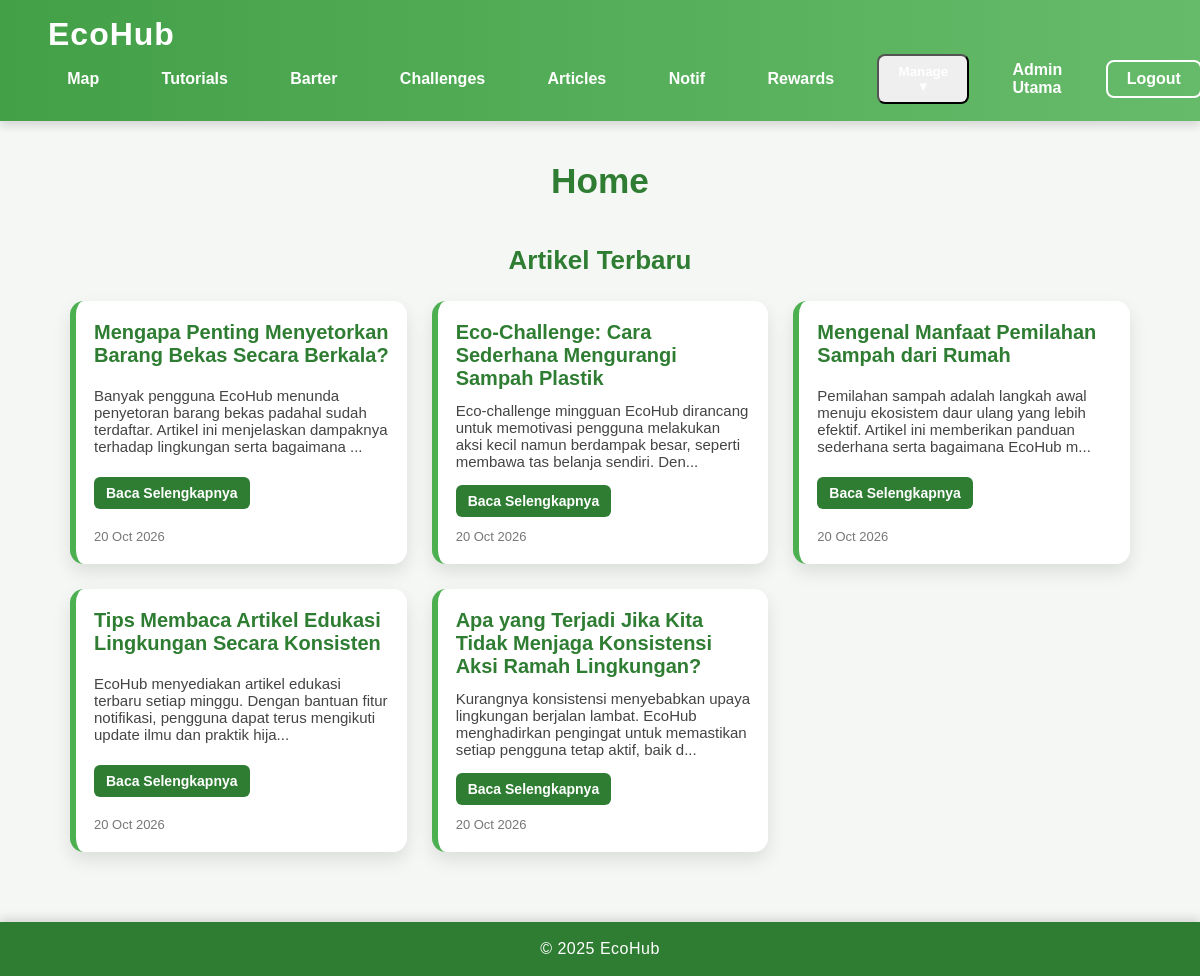
/index.php (signed in), run on the app's committed database.
### tables this page shows
CREATE TABLE articles (
    id INT AUTO_INCREMENT PRIMARY KEY,
    title VARCHAR(255),
    content TEXT,
    author VARCHAR(120),
    created_at TIMESTAMP DEFAULT CURRENT_TIMESTAMP
);

### index.php (the view, shortened to what this page needs)
<?php
require_once 'config.php';
$latest_articles = $pdo->query(
    "SELECT id, title, content, created_at
     FROM articles
     ORDER BY created_at DESC
     LIMIT 5"
)->fetchAll();
?>
<!doctype html>
<html lang="id">
<head>
<link rel="stylesheet" href="assets/css/styling.css">
</head>
<body>
<?php include 'navbar.php'; ?>
<h2 class="page-title">Home</h2>
<main class="articles-container">
    <h2 class="section-title">Artikel Terbaru</h2>
    <div class="articles-grid">
        <?php foreach($latest_articles as $a): ?>
            <article class="article-card">
                <h3><?= htmlspecialchars($a['title']) ?></h3>
                <p><?= nl2br(htmlspecialchars(substr($a['content'], 0, 150))) ?>...</p>
                <a class="btn-read" href="articles.php?id=<?= $a['id'] ?>">
                    Baca Selengkapnya
                </a>
                <span class="article-date">
                    <?= date("d M Y", strtotime($a['created_at'])) ?>
                </span>
            </article>
        <?php endforeach; ?>
    </div>
</main>
<footer class="footer">
    <p>© 2025 EcoHub</p>
</footer>
</body>
</html>

### assets/css/styling.css (style rules this page uses)
* { margin: 0; padding: 0; box-sizing: border-box; font-family: "Poppins", sans-serif; }
body { background: #f5f7f5; color: #333; }
a { text-decoration: none; transition: 0.3s ease; }
.page-title { text-align: center; margin: 2.5rem 0 1.5rem; font-size: 2.2rem; font-weight: 800; color: #2E7D32; }
footer { background: #2E7D32; color: #FFF; text-align: center; padding: 18px 0; margin-top: 50px; font-weight: 500; letter-spacing: 0.5px; box-shadow: 0 -3px 10px rgba(0,0,0,0.15); }
.section-title { text-align: center; font-size: 26px; font-weight: 800; color: #2E7D32; margin-bottom: 25px; }
.articles-container { max-width: 1100px; margin: 0 auto; padding: 20px; }
.articles-grid { display: grid; grid-template-columns: repeat(auto-fit, minmax(260px, 1fr)); gap: 25px; }
.article-card { background: #ffffff; padding: 20px 18px; border-radius: 14px; box-shadow: 0 8px 18px rgba(0,0,0,0.1); border-left: 6px solid #4CAF50; display: flex; flex-direction: column; justify-content: space-between; transition: 0.3s ease; }
.article-card h3 { font-size: 20px; color: #2E7D32; margin-bottom: 12px; }
.article-card p { color: #444; font-size: 15px; margin-bottom: 15px; }
.btn-read { display: inline-block; padding: 8px 12px; background: #2E7D32; color: #fff; text-decoration: none; border-radius: 6px; font-size: 14px; font-weight: 600; width: fit-content; transition: 0.3s; }
.article-date { display: block; margin-top: 12px; font-size: 13px; color: #777; }

### data on the page
articles: title "Mengapa Penting Menyetorkan Barang Bekas Secara Berkala?", content "Banyak pengguna EcoHub menunda penyetoran barang bekas padahal sudah terdaftar. Artikel ini menjelaskan dampaknya terhadap lingkungan serta bagaimana", created_at "20 Oct 2026"
articles: title "Eco-Challenge: Cara Sederhana Mengurangi Sampah Plastik", content "Eco-challenge mingguan EcoHub dirancang untuk memotivasi pengguna melakukan aksi kecil namun berdampak besar, seperti membawa tas belanja sendiri. Den", created_at "20 Oct 2026"
articles: title "Mengenal Manfaat Pemilahan Sampah dari Rumah", content "Pemilahan sampah adalah langkah awal menuju ekosistem daur ulang yang lebih efektif. Artikel ini memberikan panduan sederhana serta bagaimana EcoHub m", created_at "20 Oct 2026"
articles: title "Tips Membaca Artikel Edukasi Lingkungan Secara Konsisten", content "EcoHub menyediakan artikel edukasi terbaru setiap minggu. Dengan bantuan fitur notifikasi, pengguna dapat terus mengikuti update ilmu dan praktik hija", created_at "20 Oct 2026"
articles: title "Apa yang Terjadi Jika Kita Tidak Menjaga Konsistensi Aksi Ramah Lingkungan?", content "Kurangnya konsistensi menyebabkan upaya lingkungan berjalan lambat. EcoHub menghadirkan pengingat untuk memastikan setiap pengguna tetap aktif, baik d", created_at "20 Oct 2026"

### other printed values
$username "Admin Utama"
